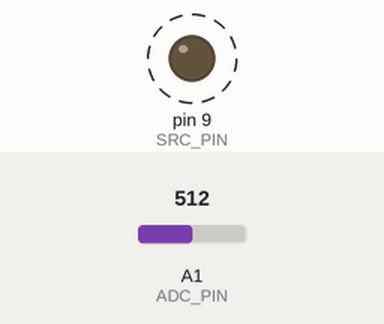
A sketch run on a simulated Arduino Uno, built with avr-gcc and run on an emulated ATmega328P. On the bench: output pins drawn as LEDs (lit = HIGH). Dashed ring = blinking. Inputs (shaded band) come from the test bench; at power-on: A1 (ADC_PIN) = 512. What the sketch prints to the serial monitor is not drawn.

Above: at 2.5 s.
Timing chart, 0 to 5.6 s (numbered marks = the images above):
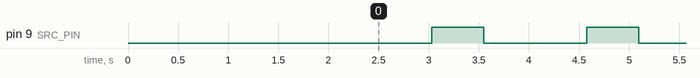

Measured:
- by itself, pin 9 (SRC_PIN): alternates HIGH for 0.52 s and LOW for 1.0 s

The sketch:

Lab1bonus.ino
```cpp
// Lab: Digital pin as source + ADC read of voltage divider
// Modified to output timestamp,voltage for MATLAB plotting
// Board supply assumed ~5.00 V; update VREF_VOLTS if using 3.3 V board.

const byte SRC_PIN = 9;      // digital output used as V_IN
const byte ADC_PIN = A1;     // analog input measuring V_OUT
const float VREF_VOLTS = 5.00; // DEFAULT reference ≈ Vcc (adjust if 3.3 V board)

// Variables that need to be declared
unsigned long startTime;     // Store the start time
bool firstLoop = true;       // Initialize to true
const uint16_t phaseL = 1000; // 1 second
const uint16_t phaseH = 500; // 0.5 second

void setup() {
  pinMode(SRC_PIN, OUTPUT);
  digitalWrite(SRC_PIN, LOW);
  //analogReference(DEFAULT); // uses Vcc on Uno
  Serial.begin(115200);
  while (!Serial) {;}
  Serial.println("Format: timestamp,voltage");
  delay(2000); // Give MATLAB time to start
}

void loop() {
  if (firstLoop) {
    startTime = millis();  // Timestamp starts exactly when measurements begin
    firstLoop = false;
  }

  // Low phase
  digitalWrite(SRC_PIN, LOW);
  delay(10);
  readPhase(phaseL);

  // HIGH phase
  digitalWrite(SRC_PIN, HIGH);
  delay(10);
  readPhase(phaseH);
}
  void readPhase(uint16_t phase){
  // Keep printing during HIGH phase for phaseH second
  unsigned long phaseStartTime = millis();
  while (millis() - phaseStartTime < phase) {
    unsigned long currentTime = millis() - startTime;
    int currentRaw = analogRead(ADC_PIN);
    float currentV = currentRaw * (VREF_VOLTS / 1023.0);

    Serial.print(currentTime);
    Serial.print(",");
    Serial.println(currentV, 4);

    delay(50); // Small delay to control print rate
  }
}
```
